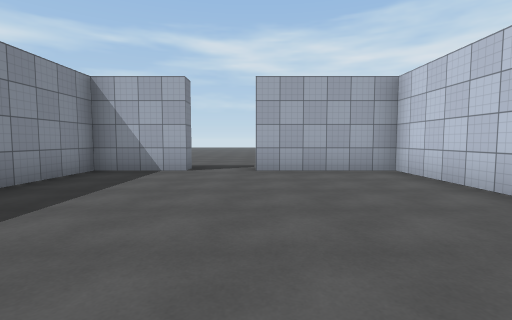
view 1 (above)

24 first-person views from a walk through a scene from a Unity 3-D project. The camera is 1.3 m above the floor, tilts 4° down and sees 85° across. Doors are open. The floor is counted in squares, 2 m on a side. Each view is taken from the middle of a square. On the plan, view 1 faces up. The plan holds only what a view shows up to about 9 squares ahead; the rest is blank. The place goes on beyond the plan. The player character is not drawn. Surface patterns are stand-ins for the level's own textures.

view 2
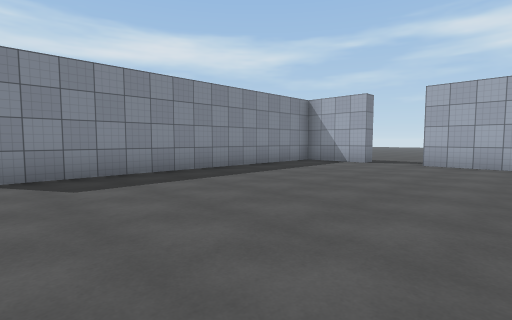

view 3
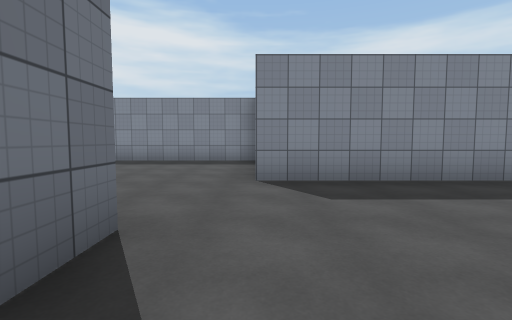

view 4
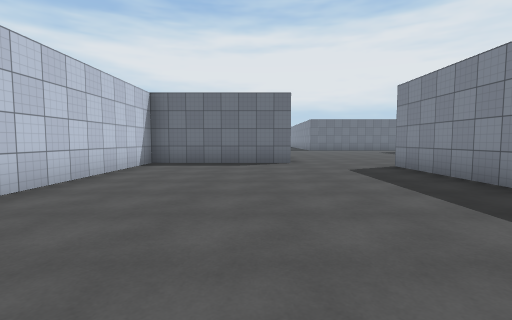

view 5
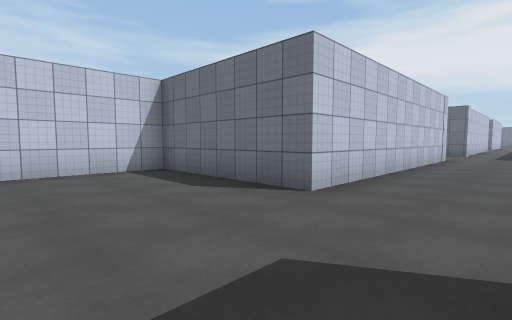

view 6
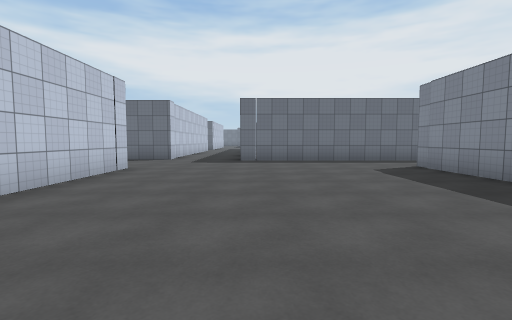

view 7
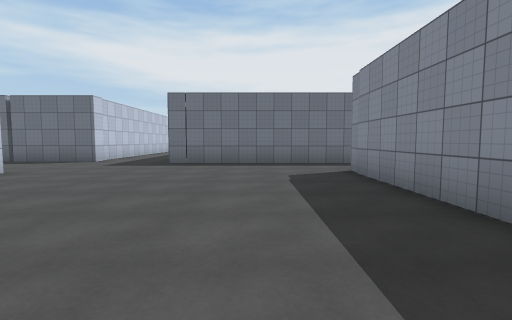

view 8
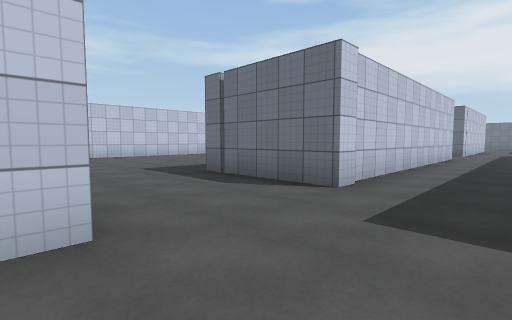

view 9
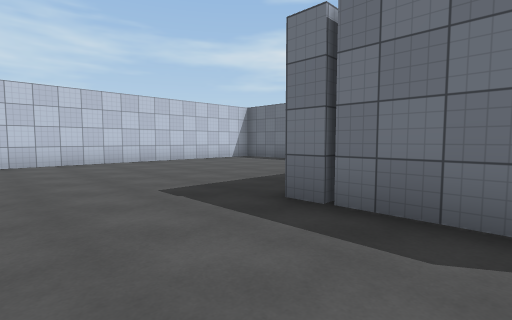

view 10
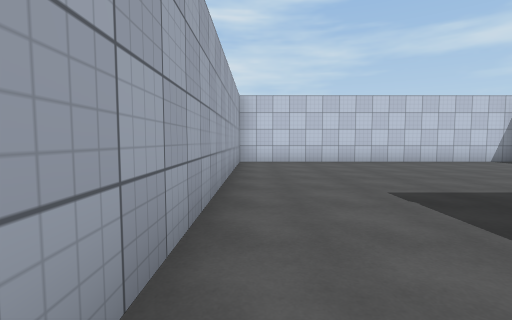

view 11
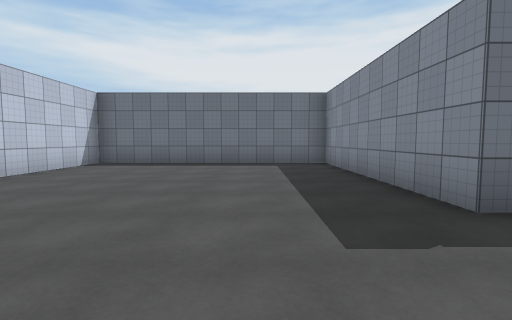

view 12
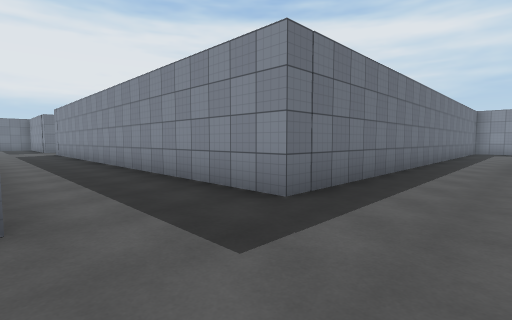

view 13
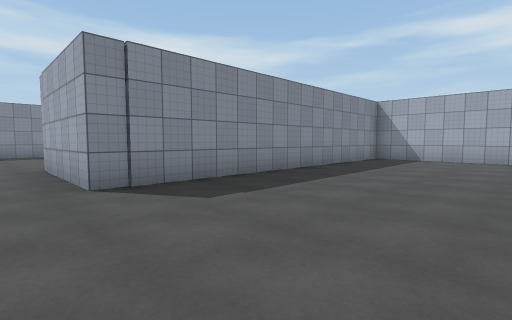

view 14
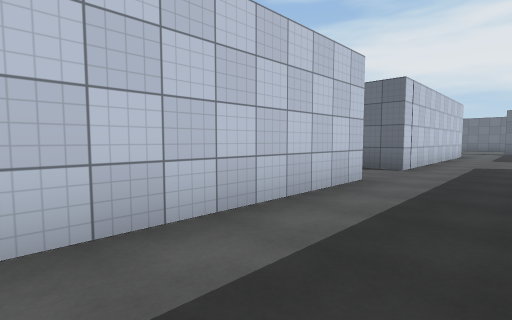

view 15
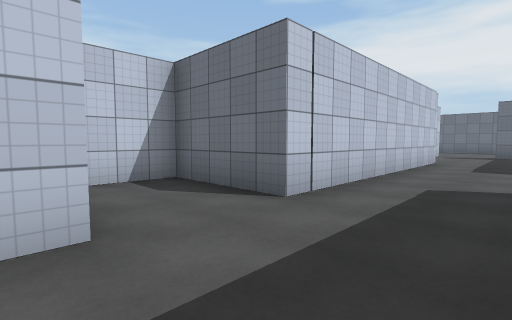

view 16
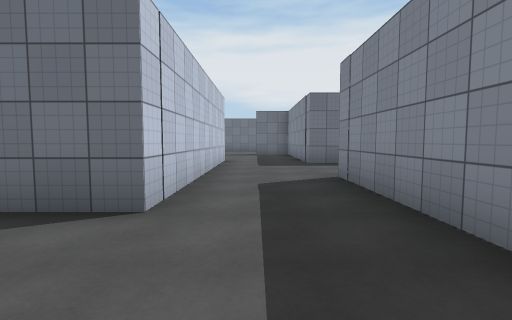

view 17
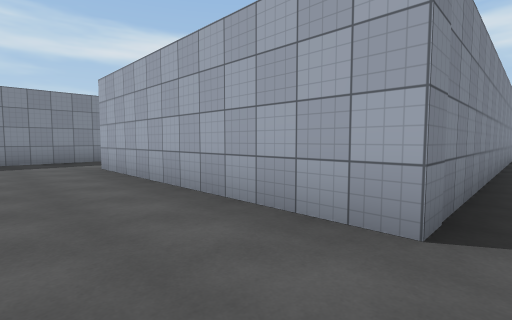

view 18
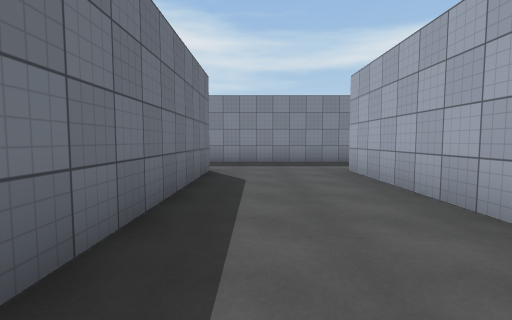

view 19
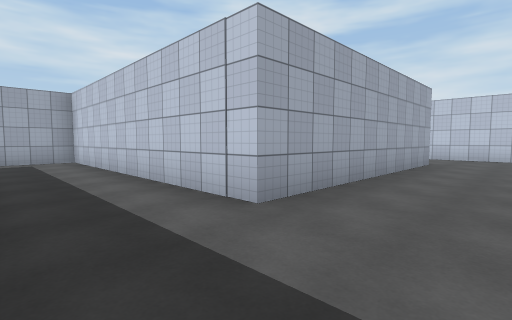

view 20
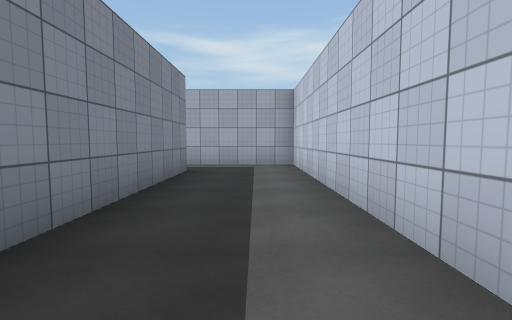

view 21
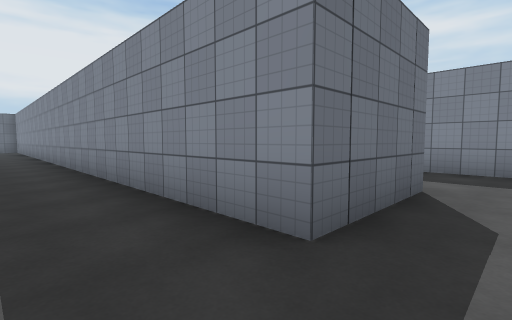

view 22
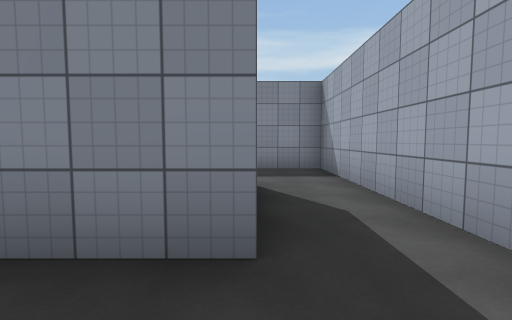

view 23
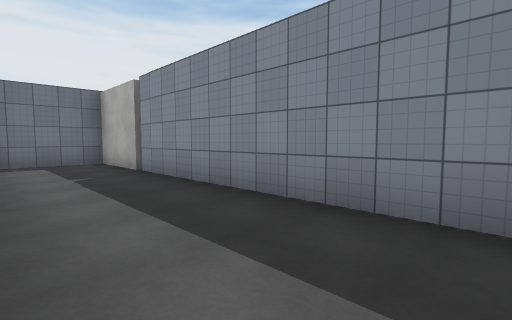

view 24
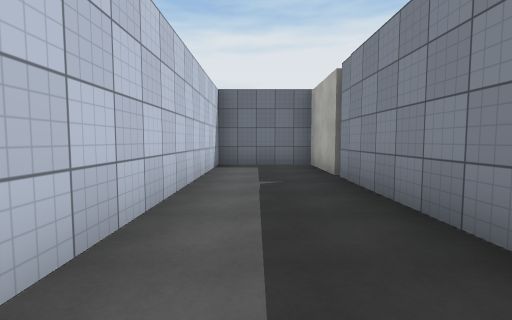

### Floor plan
Ten units are one square. View 1 is at (0, 0); x grows to the right and y downward. Boxes are objects, and circles mark ways between rooms. Rooms are numbered by the first view taken in them; rooms with no view inside come last. Other rooms are left out.
<svg viewBox="-180 -65 270 375">
<path fill="none" stroke="#000" d="M-10 30 30 30 30 -18M30 -32 30 -60 0 -60M-15 -60 -35 -60 -35 20M-10 106 -10 30M-10 215 -10 135 20 135 20 190 85 190 85 105M-119 130 -35 130 -35 260 -100 260 -100 185 -155 185M82 105 5 105M-150 200 -125 200 -125 294M-44 20 -68 20M-10 305 -10 235 15 235 15 220M-101 290 -35 290 -35 300M-80 20 -80 110 -115 110M-155 185 -175 185 -175 275 -150 275 -150 210"/>
<circle cx="-25" cy="35" r="3" fill="#2a7"/>
<circle cx="-150" cy="190" r="3" fill="#2a7"/>
<text x="-10" y="-10">1</text>
<text x="-30" y="160">2</text>
<text x="-170" y="230">3</text>
</svg>
Room 1 opens to room 2. Room 2 opens to room 3.

Where each view was taken, in squares from view 1:
view 1: 0 up, 0 right, facing up
view 2: 2 down, 2 right, facing up-left
view 3: 2 down, 1 right, facing left
view 4: 5 up, 0 right, facing down
view 5: 0 up, 3 left, facing down-right
view 6: 4 down, 4 left, facing down
view 7: 5 down, 6 left, facing down
view 8: 10 down, 3 left, facing down-right
view 9: 11 down, 0 right, facing down-right
view 10: 11 down, 0 right, facing right
view 11: 11 down, 4 right, facing down
view 12: 11 down, 1 left, facing down-left
view 13: 12 down, 4 left, facing up-left
view 14: 17 down, 3 left, facing down-right
view 15: 21 down, 3 left, facing down-right
view 16: 21 down, 2 left, facing down
view 17: 28 down, 3 left, facing up-left
view 18: 28 down, 4 left, facing left
view 19: 28 down, 12 left, facing up-right
view 20: 26 down, 11 left, facing up
view 21: 19 down, 11 left, facing down-left
view 22: 20 down, 11 left, facing left
view 23: 19 down, 15 left, facing down-left
view 24: 20 down, 16 left, facing down
